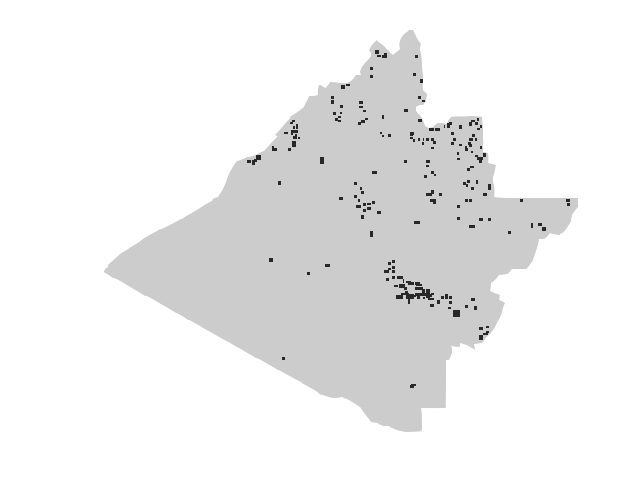
#> input picture 题目/2023_MCM-ICM_Problems/代码/map_human.jpg, 628 x 490 px
$ python data_gen.py
#> lines starting #> are read from the running program, lines starting #| are printed output that depends on the picture; after the words box and inside, x2 and y2 are one past the last pixel; in counts of white or black regions, pixels touching at a corner belong together
import cv2
import numpy as np


def changedir():
    import os
    import sys
    os.chdir(sys.path[0])
    return sys.path[0]


def getStatus(path):
#> called with path = 'map_human.jpg'
    if path != 'map_herbivores.jpg':
        dic = {(32, 32, 255): 'red', (5, 190, 254): 'orange', (184, 255, 255): 'yellow', (16, 251, 16): 'green', (255,
                                                                                                                  255, 0): 'lightBlue', (255, 255, 255): 'white', (5000, 5000, 5000):'sb', (0, 0, 0):'black'}  # , (165, 169, 169):'deepGray', (204, 204, 204):'lightGray'
    else:
        dic = {(32, 32, 255): 'red', (5, 190, 254): 'orange', (184, 255, 255): 'yellow', (16, 251, 16): 'green', (255,
                                                                                                                  255, 0): 'lightBlue', (255, 255, 255): 'white', (204, 204, 204): 'lightGray'}  # , (165, 169, 169):'deepGray',

    img = cv2.imread(path)
#> img is the input picture: shape (490, 628, 3); min 38, max 255, mean 239
    beginPoint = (99, 31)
    res = list()
    for lin in range(70):
        tmpRes = list()
        for col in range(80):
            tmp = dict()
            tmp.clear()
            error = np.zeros(8)
            for x in range(6):
                for y in range(6):
                    cur = img[x + beginPoint[1] + lin *
                              6, y + beginPoint[0] + col * 6]
                    i = 0
                    for color in dic.keys():
                        if color[0] > 20 or color[1] > 20 or color[2] > 20:
                            error[i] = error[i] + abs(color[0] - cur[0]) + abs(
                                color[1] - cur[1]) + abs(color[2] - cur[2])
                            i = i + 1
            curErr = 1000000
            i = 0
            curRes = -1
            for each in dic.keys():
                if (error[i] < curErr):
                    curErr = error[i]
                    cur = each
                    curRes = i
                i = i + 1
            for each in dic.items():
                for x in range(6):
                    for y in range(6):
                        img[x + beginPoint[1] + lin * 6, y +
                            beginPoint[0] + col * 6] = cur
            tmpRes.append(curRes)
        res.append(tmpRes)
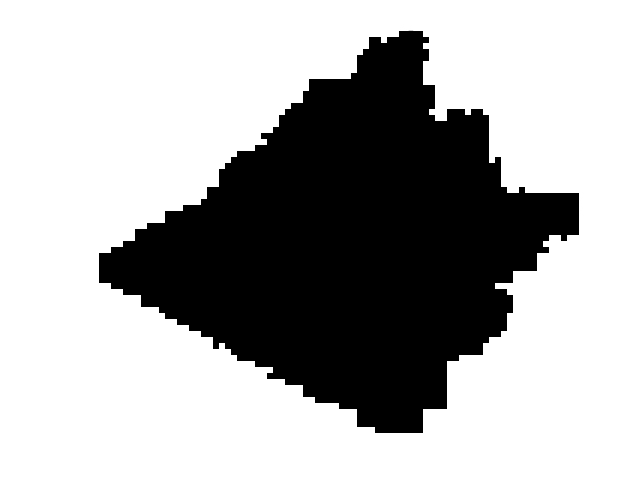
#> img: shape (490, 628, 3); min 0, max 255, mean 173.1
#> after the loop, res = 70 items
    cv2.rectangle(
        img, beginPoint, (beginPoint[0] + 80 * 6, beginPoint[1] + 70 * 6), (255, 0, 0), 1, 4)
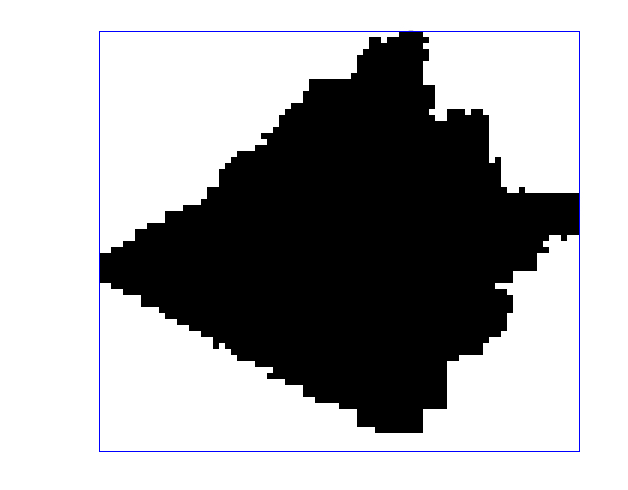
#> img: shape (490, 628, 3); 0.58% of pixels changed, all inside (x1, y1, x2, y2) = (99, 31, 580, 452)
    # cv2.imshow(path, img)
    # cv2.waitKey()
    # print(res)

    np.savetxt("data_"+path+".txt", res, fmt='%f', delimiter=',')
    return res


if __name__ == '__main__':
    changedir()
    getStatus('map_human.jpg')

$ run again, with 题目/2023_MCM-ICM_Problems/代码/1.jpg copied over 题目/2023_MCM-ICM_Problems/代码/map_human.jpg
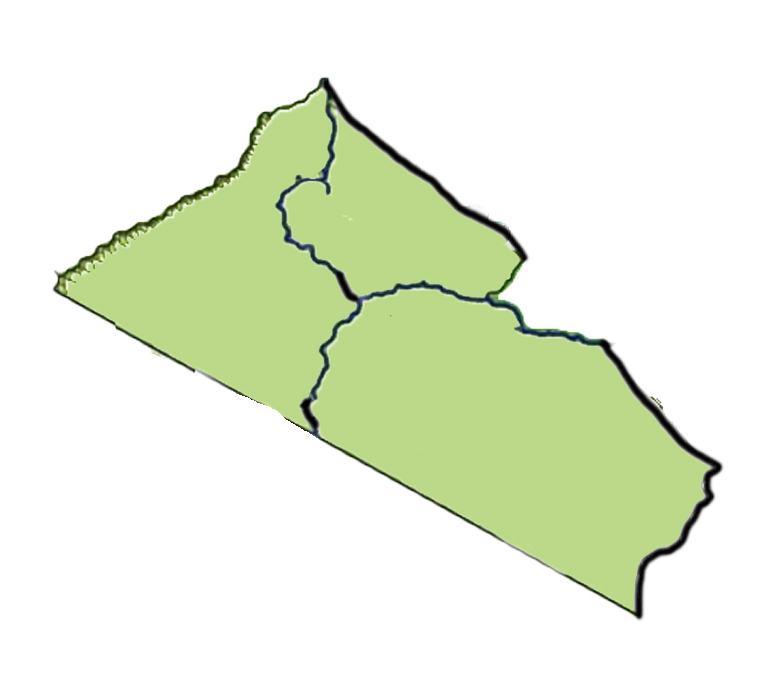
#> input picture 题目/2023_MCM-ICM_Problems/代码/1.jpg, 777 x 698 px
#> in getStatus, img is the input picture: shape (698, 777, 3); mean B, G, R 220.1, 240.4, 232.9
#> after the loop in getStatus, `for lin in range(70):`:
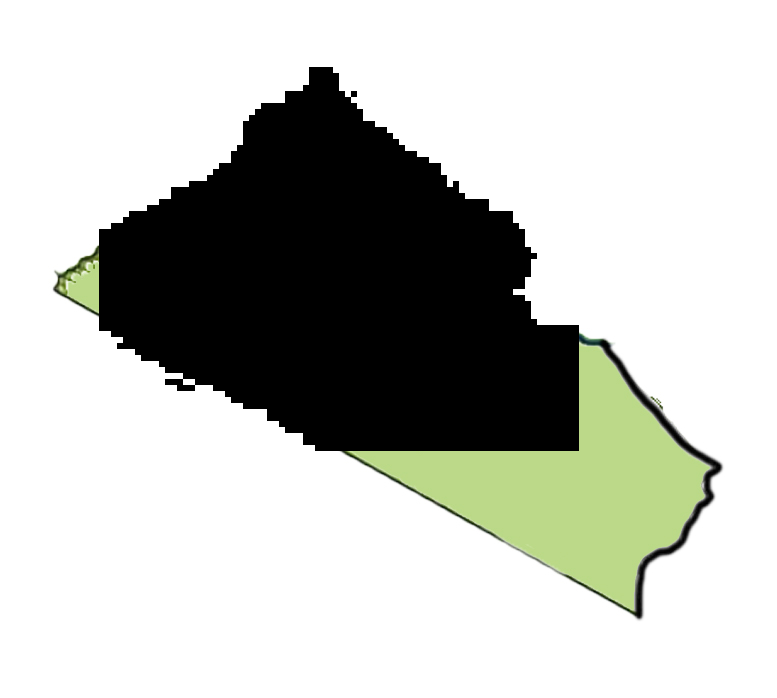
#> img: shape (698, 777, 3); mean B, G, R 189.3, 194.8, 192.8
#> after the loop in getStatus, `for lin in range(70):`: res = 70 items
#> in getStatus, `cv2.rectangle( img, beginPoint, (beginPoint[0] + 80 * 6, beginPoint[1]..`:
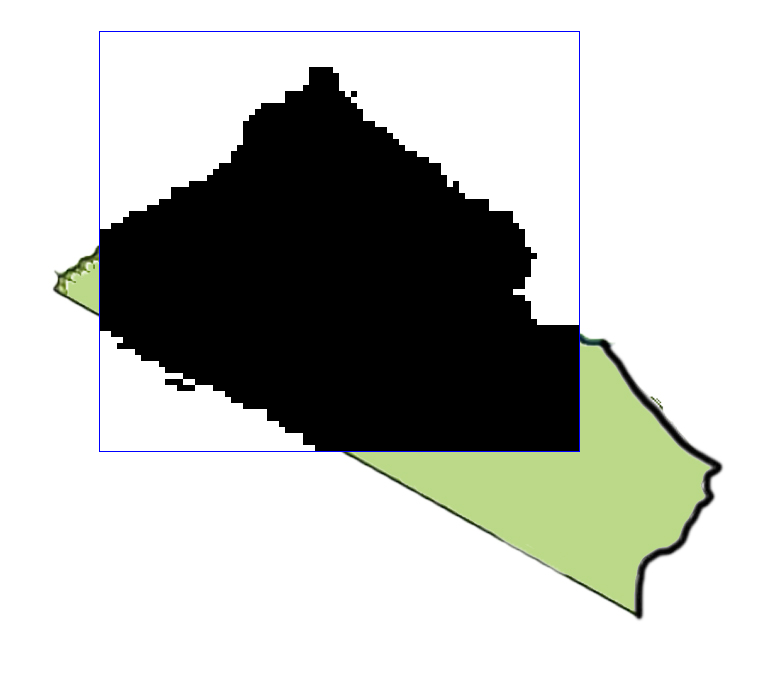
#> img: shape (698, 777, 3); 0.33% of pixels changed, all inside (x1, y1, x2, y2) = (99, 31, 580, 452)
